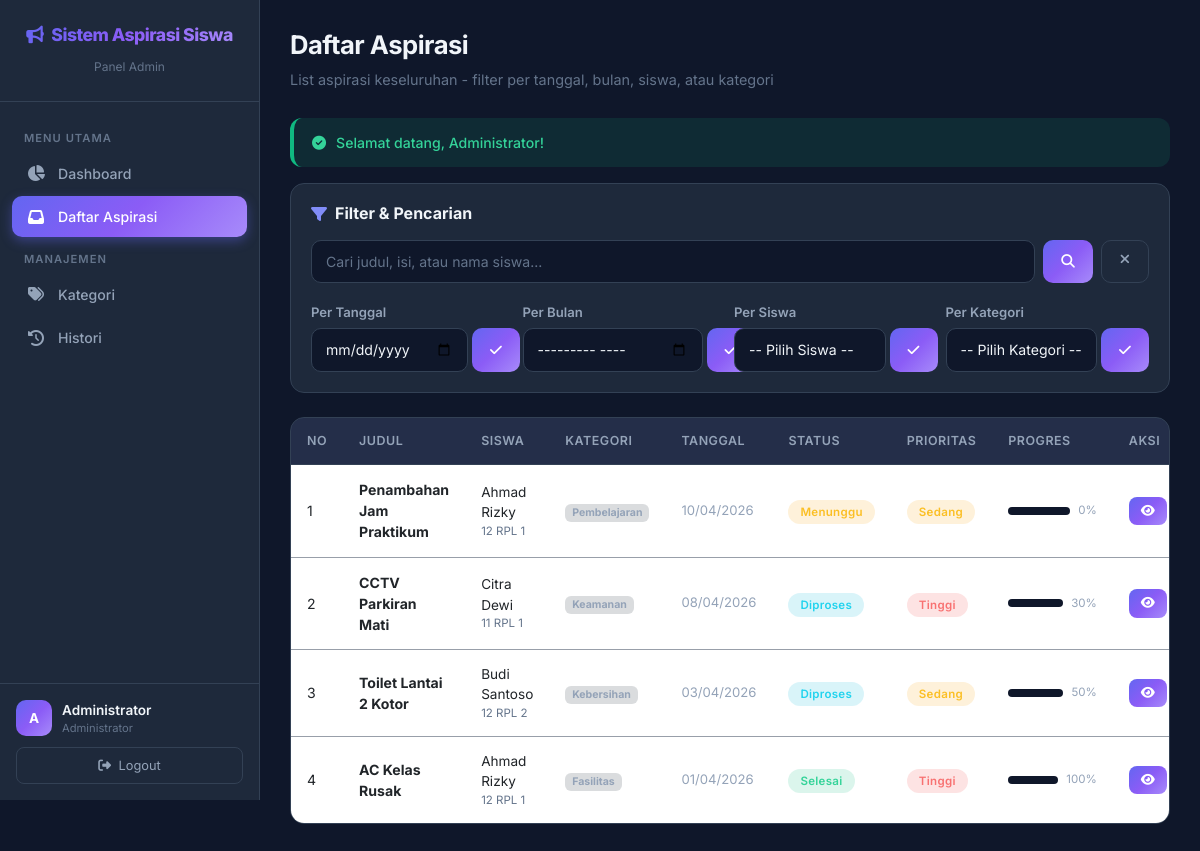
Screenshot of /?page=aspirasi-admin (signed in) with the database file from the repository.
### tables this page shows
CREATE TABLE `aspirasi` (
  `id_aspirasi` int(11) NOT NULL,
  `nis` int(11) NOT NULL,
  `id_kategori` int(11) NOT NULL,
  `judul` varchar(100) NOT NULL,
  `isi_aspirasi` text NOT NULL,
  `lokasi` varchar(100) DEFAULT NULL,
  `status` enum('Menunggu','Diproses','Selesai','Ditolak') NOT NULL DEFAULT 'Menunggu',
  `prioritas` enum('Rendah','Sedang','Tinggi') NOT NULL DEFAULT 'Sedang',
  `progres` int(3) NOT NULL DEFAULT 0,
  `catatan_progres` text DEFAULT NULL,
  `tgl_lapor` datetime NOT NULL DEFAULT current_timestamp(),
  `tgl_update` datetime DEFAULT NULL,
  `username_admin` varchar(30) DEFAULT NULL
);

CREATE TABLE `siswa` (
  `nis` int(11) NOT NULL,
  `username` varchar(35) NOT NULL,
  `nama_siswa` varchar(60) NOT NULL,
  `kelas` varchar(20) NOT NULL,
  `password` varchar(100) NOT NULL
);

CREATE TABLE `kategori` (
  `id_kategori` int(11) NOT NULL,
  `nama_kategori` varchar(50) NOT NULL
);

### controllers/AdminController.php (called while the page is built, shortened)
<?php
require_once __DIR__ . '/Controller.php';
require_once __DIR__ . '/../models/Aspirasi.php';
class AdminController extends Controller {
    private $aspirasiModel;
    private $kategoriModel;
    private $siswaModel;
    public function __construct() {
        $this->aspirasiModel = new Aspirasi();
        $this->kategoriModel = new Kategori();
        $this->siswaModel = new Siswa();
    }
    public function aspirasi() {
        $filter = $_GET['filter'] ?? '';
        $value = $_GET['value'] ?? '';
        $search = $_GET['search'] ?? '';
        $aspirasi = [];
        if (!empty($search)) {
            $aspirasi = $this->aspirasiModel->search($search);
        } else {
            $aspirasi = $this->aspirasiModel->getAllWithDetail();
        }
        $kategori = $this->kategoriModel->getAll();
        $siswaList = $this->siswaModel->getAll();
        $flash = $this->getFlash();
        $this->view('admin/aspirasi', [
            'aspirasi' => $aspirasi,
            'kategori' => $kategori,
            'siswaList' => $siswaList,
            'filter' => $filter,
            'value' => $value,
            'search' => $search,
            'flash' => $flash
        ]);
    }
}

### config/Database.php (called while the page is built, shortened)
<?php
class Database {
    private static $instance = null;
    private $connection;
    private function __construct() {
        $this->host = DB_HOST;
        $this->dbname = DB_NAME;
        $this->username = DB_USER;
        $this->password = DB_PASS;
        try {
            $dsn = "mysql:host={$this->host};dbname={$this->dbname};charset=utf8mb4";
            $options = [
                PDO::ATTR_ERRMODE => PDO::ERRMODE_EXCEPTION,
                PDO::ATTR_DEFAULT_FETCH_MODE => PDO::FETCH_ASSOC,
                PDO::ATTR_EMULATE_PREPARES => false,
            ];
            $this->connection = new PDO($dsn, $this->username, $this->password, $options);
        } catch (PDOException $e) {
            die("Koneksi database gagal: " . $e->getMessage());
        }
    }
    public static function getInstance() {
        if (self::$instance === null) {
            self::$instance = new self();
        }
        return self::$instance;
    }
    public function getConnection() {
        return $this->connection;
    }
}

### models/Model.php (called while the page is built, shortened)
<?php
require_once __DIR__ . '/../config/Database.php';
abstract class Model {
    public function __construct() {
        $this->db = Database::getInstance()->getConnection();
    }
}

### models/Aspirasi.php (called while the page is built, shortened)
<?php
require_once __DIR__ . '/Model.php';
class Aspirasi extends Model {
    protected $table = 'aspirasi';
    public function getAllWithDetail() {
        $sql = "SELECT a.*, s.nama_siswa, s.kelas, k.nama_kategori
                FROM {$this->table} a
                JOIN siswa s ON a.nis = s.nis
                JOIN kategori k ON a.id_kategori = k.id_kategori
                ORDER BY a.tgl_lapor DESC";
        $stmt = $this->db->query($sql);
        return $stmt->fetchAll();
    }
}

### views/admin/aspirasi.php (the view, shortened to what this page needs)
<?php
require_once __DIR__ . '/../layouts/header.php';
?>
<aside class="sidebar">
    <div class="sidebar-brand">
        <h4><i class="fas fa-bullhorn me-2"></i><?= APP_NAME ?></h4>
        <small>Panel Admin</small>
    </div>
    <nav class="sidebar-nav">
        <div class="nav-label">Menu Utama</div>
        <a href="<?= BASE_URL ?>?page=dashboard" class="nav-link"><i class="fas fa-chart-pie"></i> Dashboard</a>
        <a href="<?= BASE_URL ?>?page=aspirasi-admin" class="nav-link active"><i class="fas fa-inbox"></i> Daftar Aspirasi</a>
        <div class="nav-label">Manajemen</div>
        <a href="<?= BASE_URL ?>?page=kategori" class="nav-link"><i class="fas fa-tags"></i> Kategori</a>
        <a href="<?= BASE_URL ?>?page=history-admin" class="nav-link"><i class="fas fa-history"></i> Histori</a>
    </nav>
    <div class="sidebar-footer">
        <div class="user-info">
            <div class="user-avatar"><?= strtoupper(substr($_SESSION['admin_nama'] ?? 'A', 0, 1)) ?></div>
            <div>
                <div class="user-name"><?= $_SESSION['admin_nama'] ?? 'Admin' ?></div>
                <div class="user-role">Administrator</div>
            </div>
        </div>
        <a href="<?= BASE_URL ?>?action=logout-admin" class="btn-logout" style="text-decoration:none; display:block; text-align:center;">
            <i class="fas fa-sign-out-alt me-1"></i> Logout
        </a>
    </div>
</aside>
<main class="main-content">
    <div class="page-header">
        <h2>Daftar Aspirasi</h2>
        <p>List aspirasi keseluruhan - filter per tanggal, bulan, siswa, atau kategori</p>
    </div>
    <?php if (!empty($flash)): ?>
        <div class="alert-custom alert-<?= $flash['type'] === 'success' ? 'success' : 'error' ?>-custom mb-3 animate-in">
            <i class="fas fa-<?= $flash['type'] === 'success' ? 'check-circle' : 'exclamation-circle' ?>"></i>
            <?= $flash['message'] ?>
        </div>
    <?php endif; ?>
    <div class="card-glass mb-4 animate-in">
        <div class="d-flex align-items-center gap-2 mb-3">
            <i class="fas fa-filter" style="color:var(--primary-light);"></i>
            <h6 style="font-weight:700; margin:0;">Filter & Pencarian</h6>
        </div>
        <form action="<?= BASE_URL ?>" method="GET" class="mb-3">
            <div class="d-flex gap-2">
                <input type="text" name="search" class="form-control form-control-dark flex-grow-1" placeholder="Cari judul, isi, atau nama siswa..." value="<?= htmlspecialchars($search ?? '') ?>">
                <button type="submit" class="btn btn-primary-custom"><i class="fas fa-search"></i></button>
                <a href="<?= BASE_URL ?>?page=aspirasi-admin" class="btn btn-outline-custom"><i class="fas fa-times"></i></a>
            </div>
        </form>
        <div class="row g-2">
            <div class="col-md-3">
                <label class="form-label-custom">Per Tanggal</label>
                <form action="<?= BASE_URL ?>" method="GET" class="d-flex gap-1">
                    <input type="date" name="value" class="form-control form-control-dark" value="<?= $filter === 'tanggal' ? htmlspecialchars($value) : '' ?>">
                    <button type="submit" class="btn btn-sm btn-primary-custom"><i class="fas fa-check"></i></button>
                </form>
            </div>
            <div class="col-md-3">
                <label class="form-label-custom">Per Bulan</label>
                <form action="<?= BASE_URL ?>" method="GET" class="d-flex gap-1">
                    <input type="month" name="value" class="form-control form-control-dark" value="<?= $filter === 'bulan' ? htmlspecialchars($value) : '' ?>">
                    <button type="submit" class="btn btn-sm btn-primary-custom"><i class="fas fa-check"></i></button>
                </form>
            </div>
            <div class="col-md-3">
                <label class="form-label-custom">Per Siswa</label>
                <form action="<?= BASE_URL ?>" method="GET" class="d-flex gap-1">
                    <select name="value" class="form-control form-control-dark">
                        <option value="">-- Pilih Siswa --</option>
                    </select>
                    <button type="submit" class="btn btn-sm btn-primary-custom"><i class="fas fa-check"></i></button>
                </form>
            </div>
            <div class="col-md-3">
                <label class="form-label-custom">Per Kategori</label>
                <form action="<?= BASE_URL ?>" method="GET" class="d-flex gap-1">
                    <select name="value" class="form-control form-control-dark">
                        <option value="">-- Pilih Kategori --</option>
                    </select>
                    <button type="submit" class="btn btn-sm btn-primary-custom"><i class="fas fa-check"></i></button>
                </form>
            </div>
        </div>
    </div>
    <div class="table-container animate-in">
        <table class="table">
            <thead>
                <tr>
                    <th>No</th>
                    <th>Judul</th>
                    <th>Siswa</th>
                    <th>Kategori</th>
                    <th>Tanggal</th>
                    <th>Status</th>
                    <th>Prioritas</th>
                    <th>Progres</th>
                    <th>Aksi</th>
                </tr>
            </thead>
            <tbody>
                <?php if (empty($aspirasi)): ?>
                    <tr>
                        <td colspan="9">
                            <div class="empty-state">
                                <i class="fas fa-search"></i>
                                <h5>Tidak ada data</h5>
                                <p>Tidak ada aspirasi yang sesuai dengan filter</p>
                            </div>
                        </td>
                    </tr>
                <?php else: ?>
                    <?php $no = 1; foreach ($aspirasi as $a): ?>
                        <tr>
                            <td><?= $no++ ?></td>
                            <td><strong style="font-size:0.88rem;"><?= htmlspecialchars($a['judul']) ?></strong></td>
                            <td>
                                <div style="font-size:0.85rem;"><?= htmlspecialchars($a['nama_siswa']) ?></div>
                                <div style="font-size:0.72rem; color:#64748b;"><?= htmlspecialchars($a['kelas']) ?></div>
                            </td>
                            <td><span class="badge bg-secondary bg-opacity-25" style="color:#94a3b8;"><?= htmlspecialchars($a['nama_kategori']) ?></span></td>
                            <td style="font-size:0.82rem; color:#94a3b8;"><?= date('d/m/Y', strtotime($a['tgl_lapor'])) ?></td>
                            <td>
                                <?php
                                $statusClass = match($a['status']) {
                                    'Menunggu' => 'badge-menunggu',
                                    'Diproses' => 'badge-diproses',
                                    'Selesai' => 'badge-selesai',
                                    'Ditolak' => 'badge-ditolak',
                                    default => 'badge-menunggu'
                                };
                                ?>
                                <span class="badge-status <?= $statusClass ?>"><?= $a['status'] ?></span>
                            </td>
                            <td>
                                <?php
                                $prioClass = match($a['prioritas']) {
                                    'Rendah' => 'badge-rendah',
                                    'Sedang' => 'badge-sedang',
                                    'Tinggi' => 'badge-tinggi',
                                    default => 'badge-sedang'
                                };
                                ?>
                                <span class="badge-status <?= $prioClass ?>"><?= $a['prioritas'] ?></span>
                            </td>
                            <td>
                                <div class="d-flex align-items-center gap-2">
                                    <div class="progress-custom flex-grow-1" style="width:50px;">
                                    </div>
                                    <span style="font-size:0.72rem; color:#94a3b8;"><?= $a['progres'] ?>%</span>
                                </div>
                            </td>
                            <td>
                                <a href="<?= BASE_URL ?>?page=aspirasi-detail-admin&id=<?= $a['id_aspirasi'] ?>" class="btn btn-sm btn-primary-custom btn-sm-custom" title="Detail">
                                    <i class="fas fa-eye"></i>
                                </a>
                            </td>
                        </tr>
                    <?php endforeach; ?>
                <?php endif; ?>
            </tbody>
        </table>
    </div>
</main>
<?php require_once __DIR__ . '/../layouts/footer.php'; ?>

### rows the page displays
aspirasi: judul "Penambahan Jam Praktikum", nis.nama_siswa "Ahmad Rizky", nis.kelas "12 RPL 1", id_kategori.nama_kategori "Pembelajaran", tgl_lapor "10/04/2026", status "Menunggu", prioritas "Sedang", progres "0"
aspirasi: judul "CCTV Parkiran Mati", nis.nama_siswa "Citra Dewi", nis.kelas "11 RPL 1", id_kategori.nama_kategori "Keamanan", tgl_lapor "08/04/2026", status "Diproses", prioritas "Tinggi", progres "30"
aspirasi: judul "Toilet Lantai 2 Kotor", nis.nama_siswa "Budi Santoso", nis.kelas "12 RPL 2", id_kategori.nama_kategori "Kebersihan", tgl_lapor "03/04/2026", status "Diproses", prioritas "Sedang", progres "50"
aspirasi: judul "AC Kelas Rusak", nis.nama_siswa "Ahmad Rizky", nis.kelas "12 RPL 1", id_kategori.nama_kategori "Fasilitas", tgl_lapor "01/04/2026", status "Selesai", prioritas "Tinggi", progres "100"

### other values shown
APP_NAME "Sistem Aspirasi Siswa"
substr($_SESSION['admin_nama'] ?? 'A', 0, 1) "A"
$_SESSION['admin_nama'] "Administrator"
$flash['message'] "Selamat datang, Administrator!"
